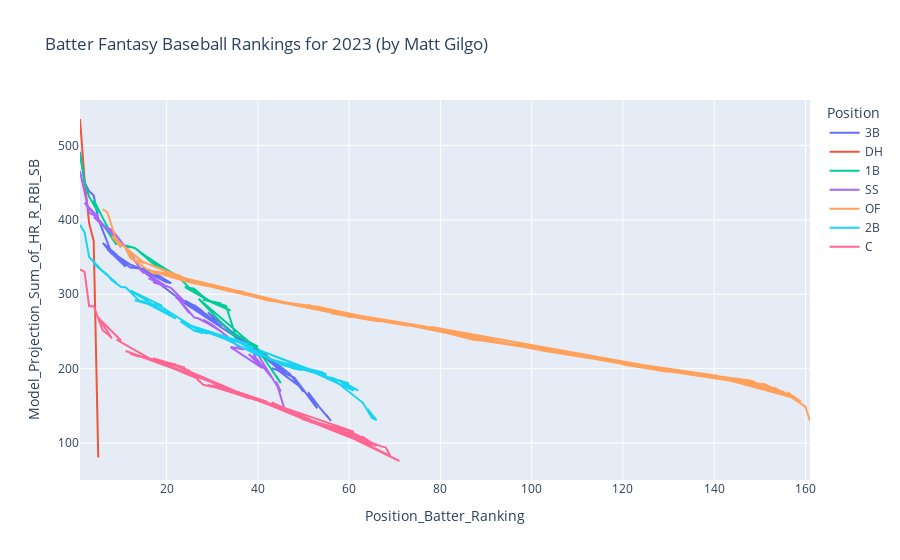

The notebook cell this image was saved under:
### Code cell
batters_ovr_rank = pd.read_csv('projections/batters/2023_scaled_overall_rankings.csv')

df_line = px.line(batters_ovr_rank, x="Position_Batter_Ranking", y='Model_Projection_Sum_of_HR_R_RBI_SB', color="Position", hover_data=['Name', 'OVR_Scaled_Score', 'Model_Projection_Sum_of_HR_R_RBI_SB', 'Actual_Sum_of_HR_R_RBI_SB'], title="Batter Fantasy Baseball Rankings for 2023 (by Matt Gilgo)")
df_line.write_html('projections/batters/ovr_batter_rankings_line.html')
df_line.show()

### Figure 1 — Plotly figure (JSON) as saved in the notebook; plotly's stock layout.template omitted (floating-point values rounded to 4 significant figures; data arrays with more than 128 entries replaced by an {"elided": "..."} marker saying what was removed)
{"data": [{"customdata": {"elided": "56x3 mixed values"}, "hovertemplate": "Position=3B<br>Position_Batter_Ranking=%{x}<br>Model_Projection_Sum_of_HR_R_RBI_SB=%{y}<br>Name=%{customdata[0]}<br>OVR_Scaled_Score=%{customdata[1]}<br>Actual_Sum_of_HR_R_RBI_SB=%{customdata[2]}<extra></extra>", "legendgroup": "3B", "line": {"color": "#636efa", "dash": "solid"}, "marker": {"symbol": "circle"}, "mode": "lines", "name": "3B", "orientation": "v", "showlegend": true, "type": "scatter", "x": [1, 2, 3, 4, 5, 8, 6, 9, 11, 7, 13, 16, 18, 15, 12, 10, 19, 17, 21, 20, 14, 23, 25, 27, 24, 28, 26, 32, 30, 31, 22, 37, 29, 33, 40, 35, 36, 38, 42, 34, 41, 45, 43, 46, 39, 47, 50, 49, 44, 48, 53, 52, 51, 54, 56, 55], "xaxis": "x", "y": [491.3, 450.3, 438.4, 433.1, 401.2, 353.9, 369.0, 353.3, 337.1, 360.3, 335.9, 332.6, 327.9, 334.3, 336.1, 345.3, 322.3, 329.6, 315.1, 316.1, 334.6, 292.8, 287.7, 281.4, 291.6, 276.5, 285.6, 256.7, 266.3, 263.7, 295.9, 235.2, 275.4, 256.5, 218.1, 242.0, 237.2, 233.8, 217.8, 250.5, 217.9, 197.0, 200.7, 194.8, 230.9, 193.0, 168.7, 176.8, 199.5, 187.7, 146.8, 158.5, 168.4, 144.2, 129.8, 138.1], "yaxis": "y"}, {"customdata": [["Shohei Ohtani", 0.8472, 566], ["J.D. Martinez", 0.3032, 430], ["Nelson Cruz", 0.1922, 410], ["Franmil Reyes", 0.1135, 352], ["Yermin Mercedes", 0, 88]], "hovertemplate": "Position=DH<br>Position_Batter_Ranking=%{x}<br>Model_Projection_Sum_of_HR_R_RBI_SB=%{y}<br>Name=%{customdata[0]}<br>OVR_Scaled_Score=%{customdata[1]}<br>Actual_Sum_of_HR_R_RBI_SB=%{customdata[2]}<extra></extra>", "legendgroup": "DH", "line": {"color": "#EF553B", "dash": "solid"}, "marker": {"symbol": "circle"}, "mode": "lines", "name": "DH", "orientation": "v", "showlegend": true, "type": "scatter", "x": [1, 2, 3, 4, 5], "xaxis": "x", "y": [535.5, 454.5, 395.4, 371.7, 80.84], "yaxis": "y"}, {"customdata": {"elided": "45x3 mixed values"}, "hovertemplate": "Position=1B<br>Position_Batter_Ranking=%{x}<br>Model_Projection_Sum_of_HR_R_RBI_SB=%{y}<br>Name=%{customdata[0]}<br>OVR_Scaled_Score=%{customdata[1]}<br>Actual_Sum_of_HR_R_RBI_SB=%{customdata[2]}<extra></extra>", "legendgroup": "1B", "line": {"color": "#00cc96", "dash": "solid"}, "marker": {"symbol": "circle"}, "mode": "lines", "name": "1B", "orientation": "v", "showlegend": true, "type": "scatter", "x": [1, 2, 3, 5, 4, 7, 8, 9, 6, 10, 12, 11, 13, 15, 17, 19, 22, 21, 20, 16, 18, 14, 23, 25, 30, 24, 26, 29, 34, 31, 32, 28, 33, 35, 40, 38, 37, 39, 43, 27, 36, 42, 41, 45, 44], "xaxis": "x", "y": [489.8, 450.9, 431.2, 409.6, 426.5, 390.6, 376.1, 366.4, 394.2, 366.4, 362.8, 365.5, 362.2, 352.9, 341.9, 335.4, 325.7, 329.8, 333.2, 347.6, 336.1, 357.0, 320.7, 308.6, 288.8, 309.8, 307.6, 291.3, 278.1, 288.4, 287.5, 292.8, 284.4, 246.1, 229.6, 231.8, 233.7, 230.1, 210.0, 293.8, 235.9, 213.5, 216.8, 180.6, 190.6], "yaxis": "y"}, {"customdata": {"elided": "46x3 mixed values"}, "hovertemplate": "Position=SS<br>Position_Batter_Ranking=%{x}<br>Model_Projection_Sum_of_HR_R_RBI_SB=%{y}<br>Name=%{customdata[0]}<br>OVR_Scaled_Score=%{customdata[1]}<br>Actual_Sum_of_HR_R_RBI_SB=%{customdata[2]}<extra></extra>", "legendgroup": "SS", "line": {"color": "#ab63fa", "dash": "solid"}, "marker": {"symbol": "circle"}, "mode": "lines", "name": "SS", "orientation": "v", "showlegend": true, "type": "scatter", "x": [1, 3, 5, 2, 6, 4, 9, 7, 8, 12, 10, 13, 11, 15, 14, 20, 17, 18, 19, 16, 21, 24, 23, 25, 22, 26, 27, 29, 31, 32, 28, 30, 33, 36, 37, 35, 34, 41, 38, 42, 43, 39, 40, 45, 44, 46], "xaxis": "x", "y": [465.3, 409.4, 403.6, 422.9, 393.9, 403.8, 375.7, 389.1, 386.7, 355.9, 370.3, 347.1, 361.3, 328.3, 334.7, 310.5, 316.5, 314.0, 313.4, 321.4, 308.4, 289.7, 290.2, 274.4, 297.8, 268.9, 267.4, 260.8, 254.0, 249.9, 266.1, 258.9, 244.5, 227.9, 225.8, 228.4, 229.1, 200.7, 219.8, 198.2, 188.2, 218.6, 218.6, 169.0, 182.7, 141.7], "yaxis": "y"}, {"customdata": {"elided": "156x3 mixed values"}, "hovertemplate": "Position=OF<br>Position_Batter_Ranking=%{x}<br>Model_Projection_Sum_of_HR_R_RBI_SB=%{y}<br>Name=%{customdata[0]}<br>OVR_Scaled_Score=%{customdata[1]}<br>Actual_Sum_of_HR_R_RBI_SB=%{customdata[2]}<extra></extra>", "legendgroup": "OF", "line": {"color": "#FFA15A", "dash": "solid"}, "marker": {"symbol": "circle"}, "mode": "lines", "name": "OF", "orientation": "v", "showlegend": true, "type": "scatter", "x": {"elided": "156 int values"}, "xaxis": "x", "y": {"elided": "156 float values"}, "yaxis": "y"}, {"customdata": {"elided": "66x3 mixed values"}, "hovertemplate": "Position=2B<br>Position_Batter_Ranking=%{x}<br>Model_Projection_Sum_of_HR_R_RBI_SB=%{y}<br>Name=%{customdata[0]}<br>OVR_Scaled_Score=%{customdata[1]}<br>Actual_Sum_of_HR_R_RBI_SB=%{customdata[2]}<extra></extra>", "legendgroup": "2B", "line": {"color": "#19d3f3", "dash": "solid"}, "marker": {"symbol": "circle"}, "mode": "lines", "name": "2B", "orientation": "v", "showlegend": true, "type": "scatter", "x": [1, 2, 3, 5, 6, 9, 4, 7, 8, 10, 11, 14, 15, 22, 12, 19, 17, 13, 16, 21, 20, 18, 25, 28, 26, 23, 29, 27, 31, 39, 32, 37, 35, 30, 34, 38, 24, 33, 41, 36, 44, 45, 47, 49, 50, 51, 42, 48, 46, 53, 40, 57, 60, 43, 54, 55, 52, 61, 58, 62, 59, 56, 63, 65, 66, 64], "xaxis": "x", "y": [393.4, 383.3, 350.1, 337.1, 330.6, 315.0, 340.9, 326.2, 318.8, 309.7, 309.5, 291.2, 290.1, 267.2, 305.1, 284.5, 286.5, 291.9, 286.9, 270.8, 278.5, 286.1, 259.9, 247.7, 251.3, 263.5, 247.3, 250.3, 245.9, 228.4, 244.0, 234.7, 237.3, 246.4, 238.3, 232.8, 260.4, 239.4, 215.3, 235.5, 209.8, 205.5, 202.2, 198.6, 198.6, 198.6, 214.1, 199.9, 204.2, 195.4, 225.5, 185.0, 180.3, 211.6, 195.4, 191.9, 195.7, 170.5, 182.8, 170.4, 181.0, 188.3, 154.2, 133.9, 131.0, 146.1], "yaxis": "y"}, {"customdata": {"elided": "71x3 mixed values"}, "hovertemplate": "Position=C<br>Position_Batter_Ranking=%{x}<br>Model_Projection_Sum_of_HR_R_RBI_SB=%{y}<br>Name=%{customdata[0]}<br>OVR_Scaled_Score=%{customdata[1]}<br>Actual_Sum_of_HR_R_RBI_SB=%{customdata[2]}<extra></extra>", "legendgroup": "C", "line": {"color": "#FF6692", "dash": "solid"}, "marker": {"symbol": "circle"}, "mode": "lines", "name": "C", "orientation": "v", "showlegend": true, "type": "scatter", "x": [1, 2, 3, 4, 6, 7, 8, 5, 10, 9, 16, 18, 12, 20, 17, 24, 14, 22, 19, 13, 23, 25, 27, 15, 36, 21, 34, 38, 30, 33, 11, 26, 28, 35, 29, 44, 31, 32, 42, 40, 46, 47, 48, 52, 39, 41, 37, 54, 43, 53, 45, 61, 50, 49, 65, 51, 58, 60, 57, 66, 63, 62, 59, 64, 56, 69, 68, 67, 55, 71, 70], "xaxis": "x", "y": [333.6, 330, 284, 284, 251.4, 246.8, 240.8, 268.4, 237.8, 239, 214.6, 209.2, 220, 207.8, 214, 201.4, 216.8, 205.6, 208.2, 218, 202.4, 197, 186.2, 216.8, 167.4, 206.8, 171.2, 160.2, 177.6, 175.2, 223.8, 190.2, 178.4, 169, 178, 149.6, 176.2, 176.2, 155.6, 159.6, 144.6, 144.6, 141, 127.4, 160.2, 155.8, 163.8, 124.8, 154.8, 127.4, 149, 115.4, 131.8, 135, 96.2, 131.6, 119, 117.2, 120.4, 96.2, 108.2, 109.2, 119, 104, 122.2, 83, 94.4, 95.6, 123.8, 76, 79.2], "yaxis": "y"}], "layout": {"legend": {"title": {"text": "Position"}, "tracegroupgap": 0}, "title": {"text": "Batter Fantasy Baseball Rankings for 2023 (by Matt Gilgo)"}, "xaxis": {"anchor": "y", "domain": [0, 1], "title": {"text": "Position_Batter_Ranking"}}, "yaxis": {"anchor": "x", "domain": [0, 1], "title": {"text": "Model_Projection_Sum_of_HR_R_RBI_SB"}}}}
